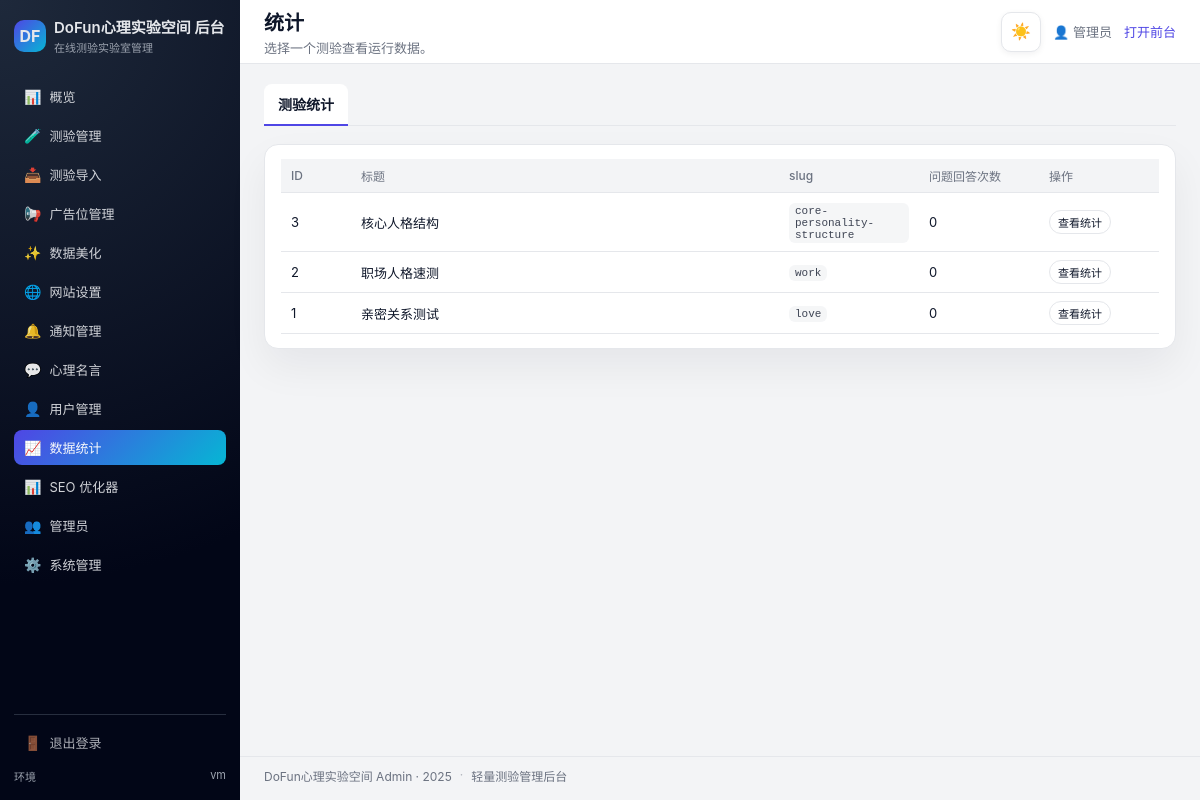
/admin/stats.php (signed in), run on the app's committed database.
### tables this page shows
CREATE TABLE `tests` (
  `id` int(10) UNSIGNED NOT NULL,
  `slug` varchar(100) NOT NULL,
  `title` varchar(255) NOT NULL,
  `subtitle` varchar(255) DEFAULT NULL,
  `description` text,
  `title_color` char(7) DEFAULT NULL,
  `emoji` varchar(16) DEFAULT NULL,
  `tags` varchar(255) DEFAULT NULL,
  `status` enum('draft','published','archived') NOT NULL DEFAULT 'draft',
  `sort_order` int(11) NOT NULL DEFAULT '0',
  `created_at` datetime NOT NULL DEFAULT CURRENT_TIMESTAMP,
  `updated_at` datetime NOT NULL DEFAULT CURRENT_TIMESTAMP ON UPDATE CURRENT_TIMESTAMP,
  `scoring_mode` enum('simple','dimensions','range','custom') NOT NULL DEFAULT 'simple',
  `scoring_config` json DEFAULT NULL,
  `show_secondary_archetype` tinyint(1) NOT NULL DEFAULT '1',
  `show_dimension_table` tinyint(1) NOT NULL DEFAULT '1',
  `display_mode` enum('single_page','step_by_step') NOT NULL DEFAULT 'single_page'
);

### admin/stats.php (the view, shortened to what this page needs)
<?php
require_once __DIR__ . '/../lib/ShareStats.php';
$testId = null;
if (!$testId) {
    $statsTests = $pdo->query("SELECT id, title, slug FROM tests ORDER BY id DESC")->fetchAll(PDO::FETCH_ASSOC);
    $currentTab   = isset($_GET['tab']) ? trim($_GET['tab']) : 'tests';
    ?>
    <div class="admin-subtabs">
        <a href="stats.php?tab=tests" class="admin-subtab__item <?= $currentTab === 'tests' ? 'is-active' : '' ?>">
            测验统计
        </a>
    </div>
    <div class="admin-card">
        <?php if (!$statsTests): ?>
            <p class="admin-table__muted">目前还没有可统计的测验，先去创建一个吧。</p>
        <?php else: ?>
            <table class="admin-table">
                <thead>
                <tr>
                    <th class="admin-table__col-id">ID</th>
                    <th>标题</th>
                    <th class="admin-table__col-slug">slug</th>
                    <th class="admin-table__col-count">问题回答次数</th>
                    <th class="admin-table__col-actions">操作</th>
                </tr>
                </thead>
                <tbody>
                <?php foreach ($statsTests as $row): ?>
                    <tr>
                        <td><?= (int)$row['id'] ?></td>
                        <td><?= htmlspecialchars($row['title']) ?></td>
                        <td><code class="code-badge code-badge--muted"><?= htmlspecialchars($row['slug']) ?></code></td>
                        <td><?= number_format($row['total_question_answers']) ?></td>
                        <td class="admin-table__actions">
                            <a class="btn btn-xs" href="/admin/stats.php?test_id=<?= (int)$row['id'] ?>">查看统计</a>
                        </td>
                    </tr>
                <?php endforeach; ?>
                </tbody>
            </table>
        <?php endif; ?>
    </div>
    <?php
    include __DIR__ . '/layout.php';
    exit;
}
?>
<?php
include __DIR__ . '/layout.php';

### assets/css/admin.css (style rules this page uses)
*, *::before, *::after { box-sizing: border-box; }
:root { --admin-bg-primary: #f3f4f6; --admin-bg-secondary: #ffffff; --admin-bg-sidebar: radial-gradient(circle at top left, #1e293b, #020617 70%); --admin-text-primary: #0f172a; --admin-text-secondary: #6b7280; --admin-border-color: #e5e7eb; --admin-shadow: rgba(15, 23, 42, 0.06); }
html, body { margin: 0; padding: 0; font-family: -apple-system, BlinkMacSystemFont, "SF Pro Text", system-ui, -system-ui, "Segoe UI", sans-serif; color: var(--admin-text-primary); background: var(--admin-bg-primary); transition: background-color 0.3s ease, color 0.3s ease; }
.admin-body { background: var(--admin-bg-primary); transition: background-color 0.3s ease; }
.admin-card { background: var(--admin-bg-secondary); border-radius: 14px; padding: 14px 16px; box-shadow: 0 18px 40px var(--admin-shadow); border: 1px solid var(--admin-border-color); transition: background-color 0.3s ease, box-shadow 0.3s ease, border-color 0.3s ease; }
.admin-table { width: 100%; border-collapse: collapse; font-size: 13px; }
.admin-table thead tr { background: var(--admin-bg-primary); transition: background-color 0.3s ease; }
.admin-table th, .admin-table td { padding: 8px 10px; text-align: left; border-bottom: 1px solid var(--admin-border-color); vertical-align: middle; transition: border-color 0.3s ease; }
.admin-table th { font-weight: 500; color: var(--admin-text-secondary); font-size: 12px; transition: color 0.3s ease; }
.admin-table__actions { white-space: nowrap; }
.btn { display: inline-flex; align-items: center; justify-content: center; border-radius: 999px; border: 1px solid var(--admin-border-color); background: var(--admin-bg-secondary); font-size: 12px; padding: 4px 10px; text-decoration: none; color: var(--admin-text-primary); cursor: pointer; transition: background 0.3s ease, box-shadow 0.15s ease, transform 0.1s ease, border-color 0.3s ease, color 0.3s ease; }
.btn-xs { font-size: 11px; padding: 3px 8px; }
.code-badge { display: inline-flex; align-items: center; padding: 2px 6px; border-radius: 6px; background: #f3f4f6; font-size: 11px; font-family: ui-monospace, SFMono-Regular, Menlo, Monaco, Consolas, "Liberation Mono", "Courier New", monospace; cursor: pointer; }
.code-badge--muted { cursor: default; opacity: 0.8; }
.admin-subtabs { display: flex; align-items: center; gap: 10px; margin-bottom: 18px; border-bottom: 1px solid var(--admin-border-color); transition: border-color 0.3s ease; }
.admin-subtab__item { position: relative; padding: 10px 14px; font-size: 14px; font-weight: 600; color: var(--admin-text-secondary); text-decoration: none; border-radius: 8px 8px 0 0; transition: background 0.3s ease, color 0.3s ease; }
.admin-subtab__item.is-active { background: var(--admin-bg-secondary); color: var(--admin-text-primary); font-weight: 600; border-bottom: 2px solid #4f46e5; margin-bottom: -1px; }
.admin-table__col-id { width: 70px; }
.admin-table__col-slug { width: 140px; }
.admin-table__col-count { width: 120px; }
.admin-table__col-actions { width: 120px; }

### data on the page
tests: id "3", title "核心人格结构", slug "core-personality-structure", total_question_answers "0"
tests: id "2", title "职场人格速测", slug "work", total_question_answers "0"
tests: id "1", title "亲密关系测试", slug "love", total_question_answers "0"

### other printed values
php_uname('n') "vm"
$pageTitle "统计"
$pageSubtitle "选择一个测验查看运行数据。"
